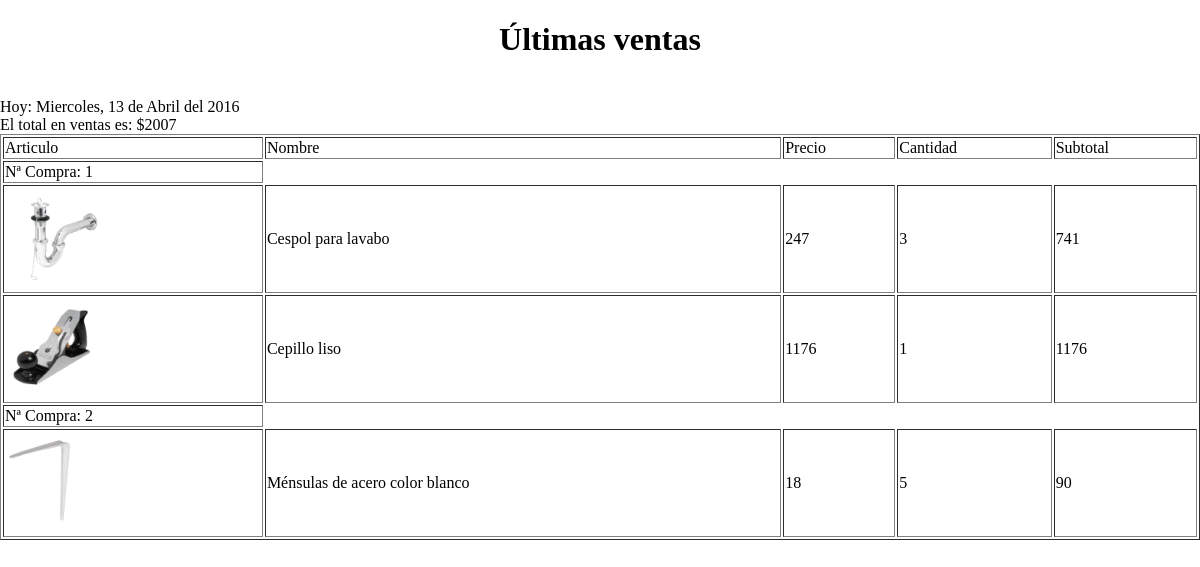
/reporteventa.php (signed in), run on the app's committed database.
### tables this page shows
CREATE TABLE IF NOT EXISTS `compras` (
  `id` int(11) NOT NULL AUTO_INCREMENT,
  `numeroventa` int(11) NOT NULL,
  `nombre` text NOT NULL,
  `imagen` text NOT NULL,
  `ppublico` double NOT NULL,
  `cantidad` text NOT NULL,
  `subtotal` text NOT NULL,
  PRIMARY KEY (`id`)
);

### reporteventa.php (the view, shortened to what this page needs)
<!DOCTYPE html>
<html lang="es">
<head>
	<link rel="stylesheet" type="text/css" href="./css/estilos.css">
</head>
<body>
	<center><h1>Últimas ventas</h1></center>
<div>
</div>
        <table border="1px" width="100%">
            <tr>
                <td>Articulo</td>
                <td>Nombre</td>
                <td>Precio</td>
                <td>Cantidad</td>
                <td>Subtotal</td>
            </tr>
            <?php
               $re=  mysql_query("select * from compras");
               $numeroventa=0;
               while ($f=mysql_fetch_array($re)){
                   if($numeroventa !=$f['numeroventa']){
                       echo '<tr><td>Nª Compra: '.$f['numeroventa'].'</tr></td>';
                   }
                   $numeroventa=$f['numeroventa'];
                   echo '<tr>
                   <td><img src="./productos/'.$f['imagen'].'" width="100px" height="100px" /></td>
                   <td>'.$f['nombre'].'</td>
                   <td>'.$f['ppublico'].'</td>
                   <td>'.$f['cantidad'].'</td>
                   <td>'.$f['subtotal'].'</td>
</tr>';
                }
            ?>
        </table>
</body>
</html>

### css/estilos.css (style rules this page uses)
html { padding: 0px; margin: 0px; }
body { background-color: #FFFFFF; padding: 0px; margin: 0px; }

### data on the page
compras: numeroventa "1", imagen (picture), nombre "Cespol para lavabo", ppublico "247", cantidad "3", subtotal "741"
compras: imagen (picture), nombre "Cepillo liso", ppublico "1176", cantidad "1", subtotal "1176"
compras: numeroventa "2", imagen (picture), nombre "Ménsulas de acero color blanco", ppublico "18", cantidad "5", subtotal "90"
